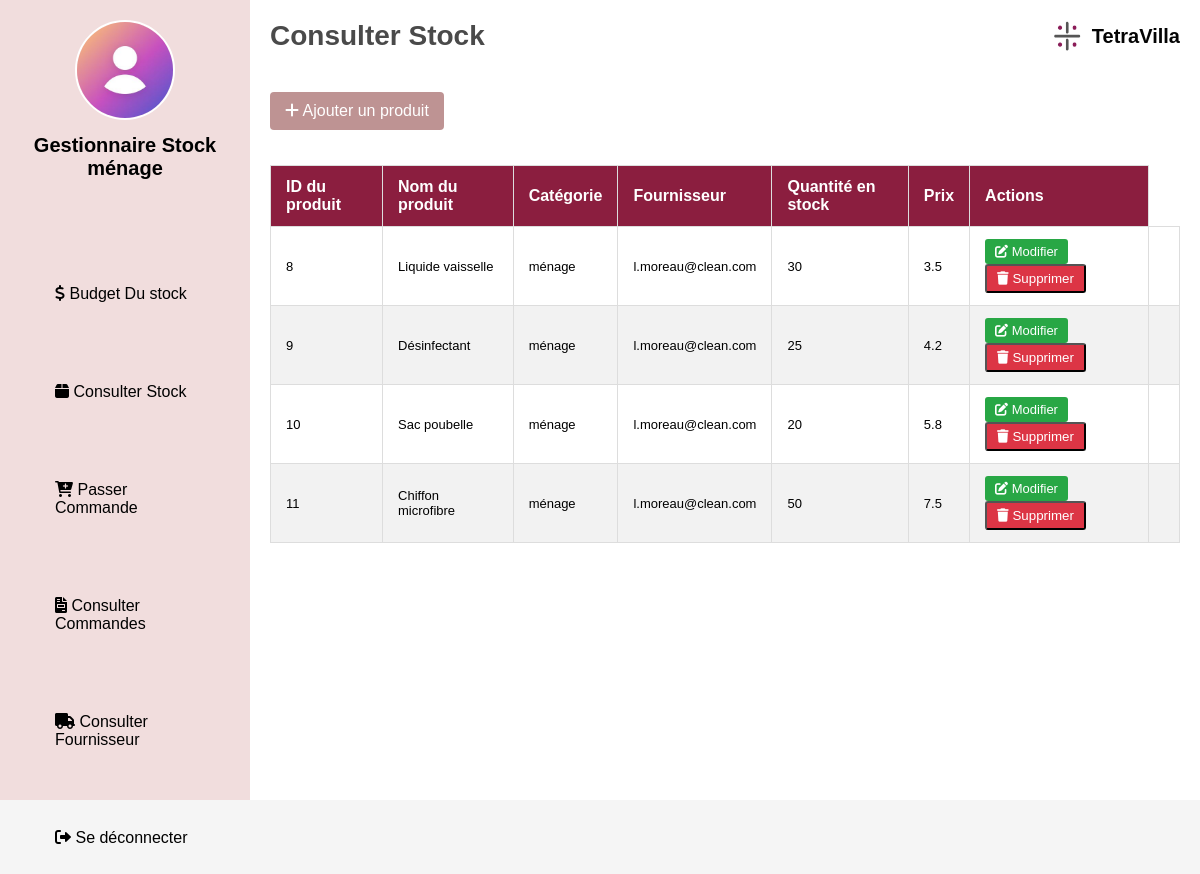
Screenshot of /stock/dashboard_stock2.php?page=stock&type_stock=ménage&id=3 (signed in) with the database file from the repository.
### tables this page shows
CREATE TABLE `produit` (
  `id_produit` int(11) NOT NULL,
  `nom_produit` varchar(100) DEFAULT NULL,
  `Description_produit` text DEFAULT NULL,
  `categorie_produit` varchar(100) DEFAULT NULL,
  `prix_produit` double DEFAULT NULL,
  `id_fournisseur` int(11) DEFAULT NULL,
  `id_gestionnaire` int(11) DEFAULT NULL,
  `qte_stock` float DEFAULT NULL
);

CREATE TABLE `fournisseur` (
  `id_fournisseur` int(11) NOT NULL,
  `nom_fournisseur` varchar(50) DEFAULT NULL,
  `prenom_fournisseur` varchar(50) DEFAULT NULL,
  `adresse` varchar(255) DEFAULT NULL,
  `email` varchar(100) DEFAULT NULL,
  `teleF` varchar(15) DEFAULT NULL,
  `numCompte` int(11) DEFAULT NULL,
  `categorie_fournit` varchar(100) DEFAULT NULL
);

### Stock/stock.php (the view, shortened to what this page needs)
<?php
require_once "connect_base.php";
$type_stock = $_GET['type_stock'] ?? '';
?>
            <header>
            <h1>Consulter Stock</h1>
            <div class="logo">
                <img src="images/maqlog.jpg" alt="TetraVilla Logo" class="logo-img">
                <span>TetraVilla</span>
            </div>
          </header>
              <div class="action-buttons">
                    <a href="ajouter_produit.php" class="btn-add"><i class="fas fa-plus"></i> Ajouter un produit</a>
                </div>
                <?php
$sql = "SELECT p.*, f.email as fournisseur_email
        FROM produit p
        LEFT JOIN fournisseur f ON p.id_fournisseur = f.id_fournisseur
        WHERE p.categorie_produit = :type_stock";
$result = $conn->prepare($sql);
$result->bindParam(':type_stock', $type_stock);
$result->execute();
                if ($result->rowCount() > 0) {
                    ?>
                    <table>
                        <thead>
                            <th>ID du produit</th><th>Nom du produit</th><th>Catégorie</th><th>Fournisseur</th><th>Quantité en stock</th><th>Prix</th>   <th>Actions</th>
                        </thead>
                        <tbody>
                        <?php
                        while ($row = $result->fetch(PDO::FETCH_ASSOC)) {
                            $id = $row['id_produit'];
                            $nom = $row['nom_produit'];
                            $categorie = $row['categorie_produit'];
                            $fournisseur = $row['fournisseur_email'];
                            $qte_stock = $row['qte_stock'];
                            $prix = $row['prix_produit'];
                            ?>
                            <tr>
                                <td> <?php echo htmlspecialchars($id); ?></td>
                                <td> <?php echo htmlspecialchars($nom); ?></td>
                                <td> <?php echo htmlspecialchars($categorie); ?></td>
                                <td> <?php echo htmlspecialchars($fournisseur); ?> </td>
                                <td> <?php echo htmlspecialchars($qte_stock); ?> </td>
                                <td> <?php echo htmlspecialchars($prix); ?> </td>
                                <td>
                                    <a href="modifier_produit.php?id=<?php echo $id; ?>" class="btn-edit">
                                        <i class="fas fa-edit"></i> Modifier
                                    </a>
<form method="POST" style="display: inline;">
    <button type="submit" class="btn-delete" name="delete" onclick="return confirm('Êtes-vous sûr de vouloir supprimer ce produit ?')">
        <i class="fas fa-trash"></i> Supprimer
    </button>
</form>
                                </td>
                                <td>
                            </tr>
                        <?php } ?>
                        </tbody>
                    </table>
                    <?php
                } else {
                    echo "Aucun produit en stock.";
                }
                ?>
            </div>
    </div>

### Stock/css/dashboard.css (style rules this page uses)
* { margin: 0; padding: 0; box-sizing: border-box; font-family: Arial, sans-serif; }
body { background-color: #f5f5f5 !important; display: flex; justify-content: center; align-items: center; min-height: 100vh; }
header { display: flex; justify-content: space-between; align-items: center; margin-bottom: 30px; }
header h1 { font-size: 28px; color: #4a4a4a; }
.logo { display: flex; align-items: center; }
.logo-img { width: 30px; height: 30px; margin-right: 10px; }
.logo span { font-size: 20px; font-weight: bold; color: #040404; }
table { width: 100%; border-collapse: collapse; margin-top: 20px; }
table th, table td { padding: 12px 15px; text-align: left; border: 1px solid #ddd; font-size: 16px; }
table th { background-color: #8b1e3f; color: white; font-weight: bold; }
table tr:nth-child(even) { background-color: #f2f2f2; }
table td { font-size: 13px; }
.btn-add { display: inline-block; padding: 10px 15px; margin-bottom: 15px; background-color:#be9393 ; color: white; text-decoration: none; border-radius: 5px; }
.btn-edit { display: inline-block; padding: 5px 10px; margin-right: 5px; background-color: #28a745; color: white; text-decoration: none; border-radius: 3px; }
.btn-delete { display: inline-block; padding: 5px 10px; background-color: #dc3545; color: white; text-decoration: none; border-radius: 3px; }
.action-buttons { margin-bottom: 20px; }
.btn-add, .btn-validate { display: inline-block; padding: 10px 15px; margin-top: 10px; background-color: #be9393; color: white; border: none; border-radius: 4px; cursor: pointer; font-size: 16px; }

### rows the page displays
produit: id_produit "8", nom_produit "Liquide vaisselle", categorie_produit "ménage", id_fournisseur.email "l.moreau@clean.com", qte_stock "30", prix_produit "3.5"
produit: id_produit "9", nom_produit "Désinfectant", categorie_produit "ménage", id_fournisseur.email "l.moreau@clean.com", qte_stock "25", prix_produit "4.2"
produit: id_produit "10", nom_produit "Sac poubelle", categorie_produit "ménage", id_fournisseur.email "l.moreau@clean.com", qte_stock "20", prix_produit "5.8"
produit: id_produit "11", nom_produit "Chiffon microfibre", categorie_produit "ménage", id_fournisseur.email "l.moreau@clean.com", qte_stock "50", prix_produit "7.5"

### other values shown
$type_stock "ménage"
